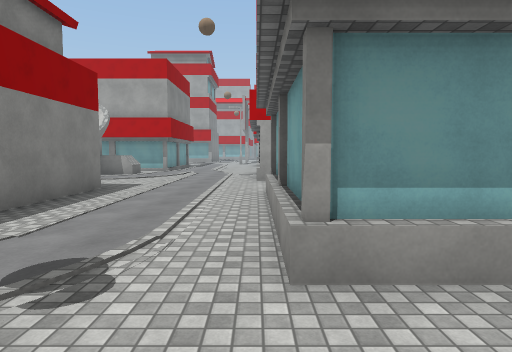
[1] (above)

24 first-person views from a walk through a Unity game level. The camera is 1.4 m above the floor, tilts 4° down and sees 75° across. The floor is counted in squares, 2 m on a side. Each view is taken from the middle of a square. On the plan, view 1 faces up. The plan holds only what a view shows up to about 10 squares ahead; the rest is blank. The place goes on beyond the plan. The player character is not drawn. Surface patterns are stand-ins for the level's own textures.

[2]
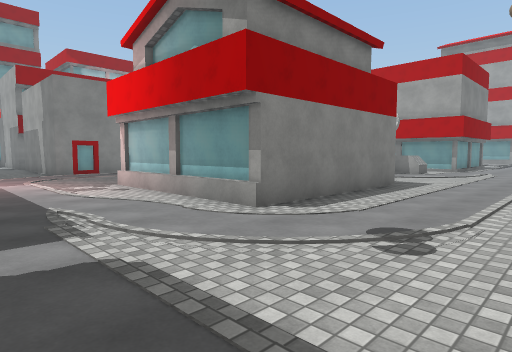

[3]
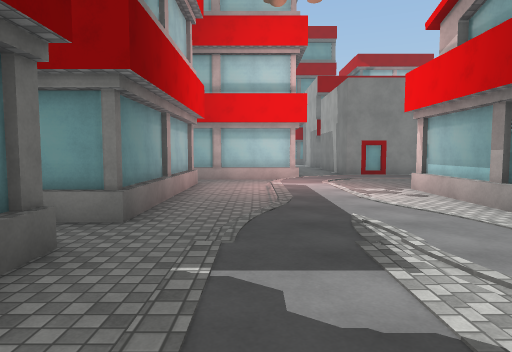

[4]
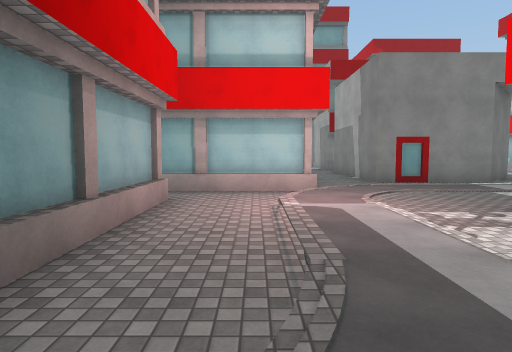

[5]
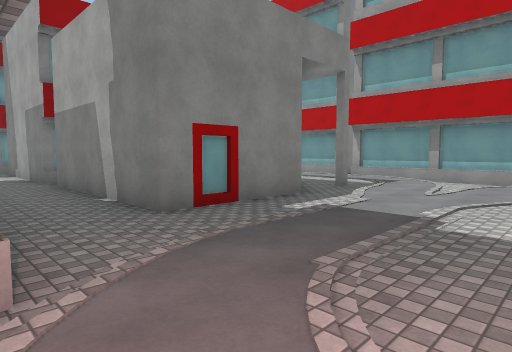

[6]
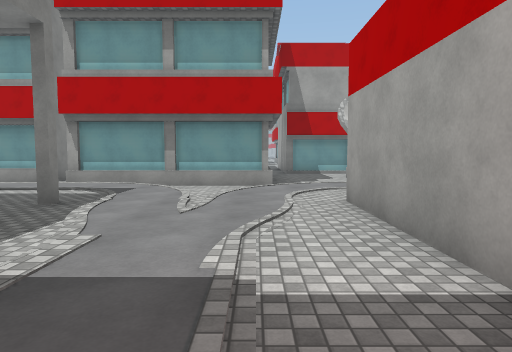

[7]
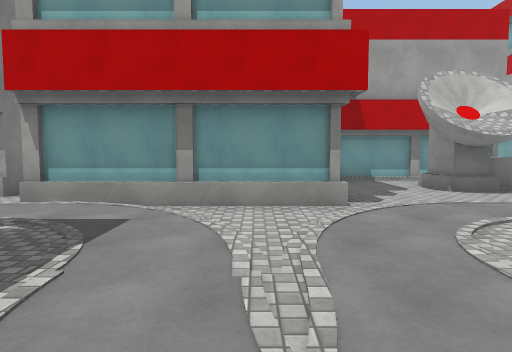

[8]
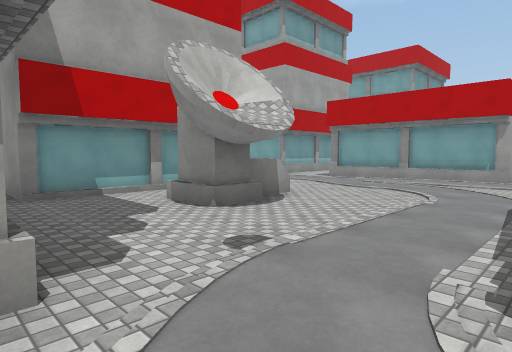

[9]
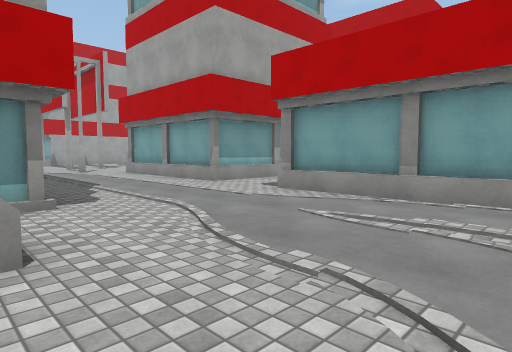

[10]
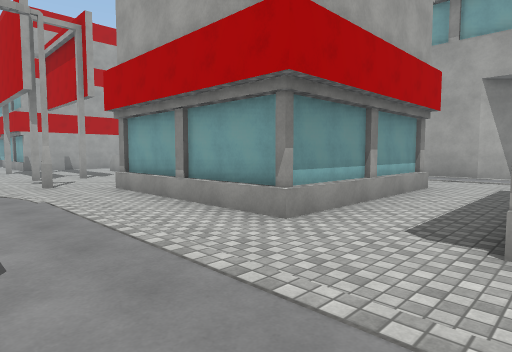

[11]
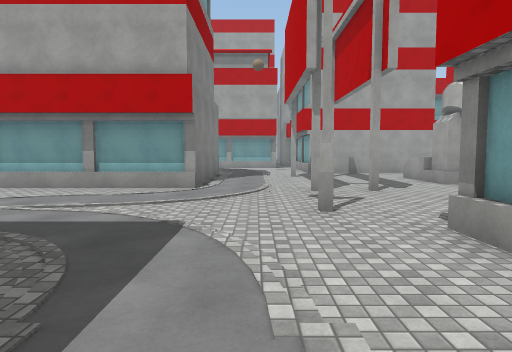

[12]
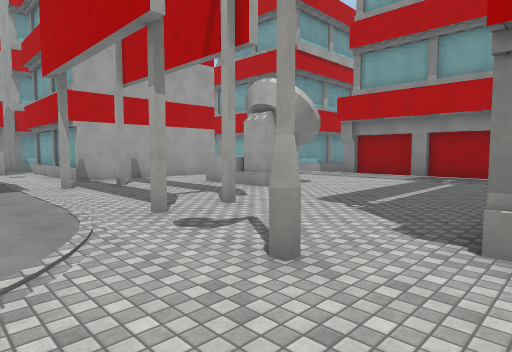

[13]
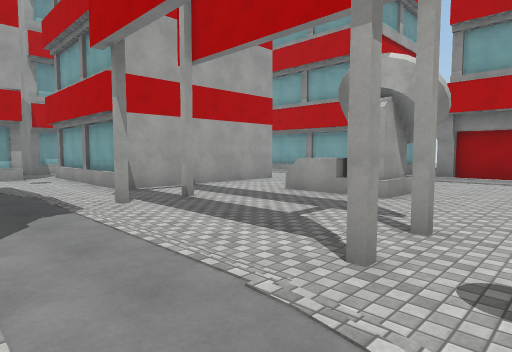

[14]
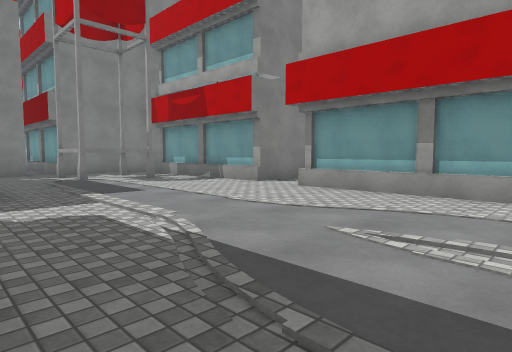

[15]
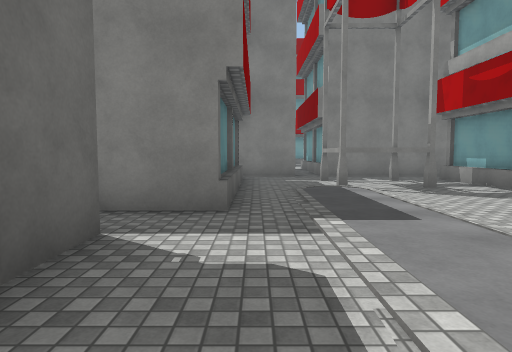

[16]
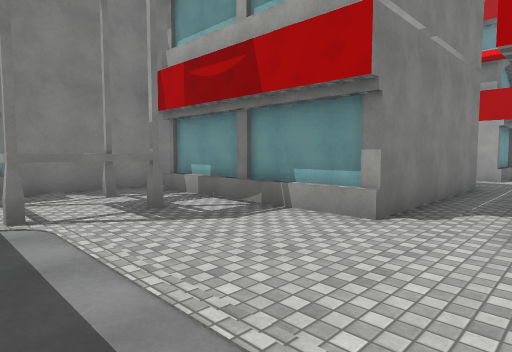

[17]
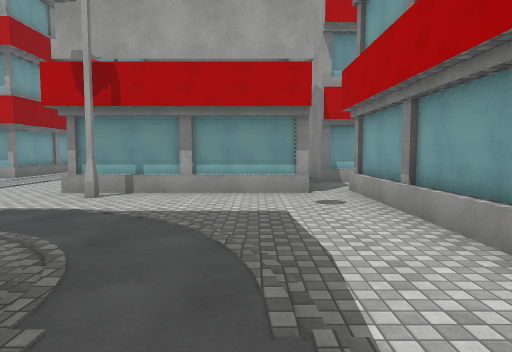

[18]
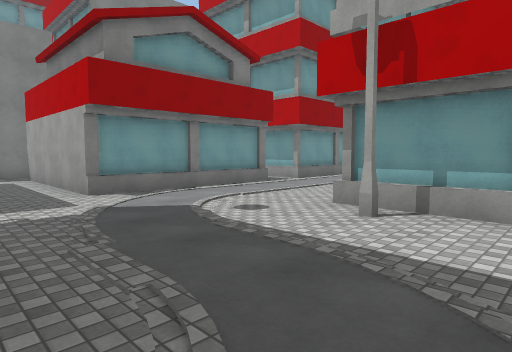

[19]
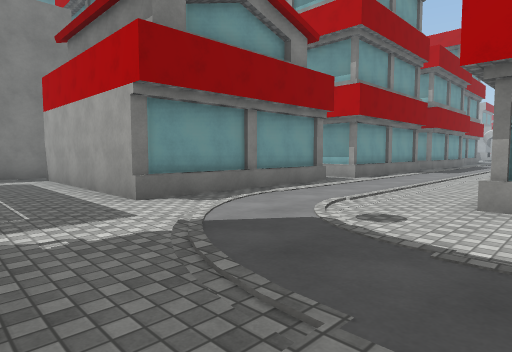

[20]
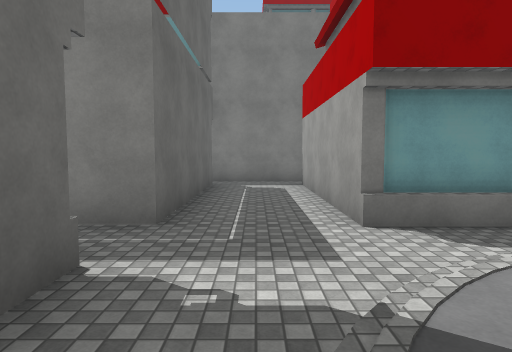

[21]
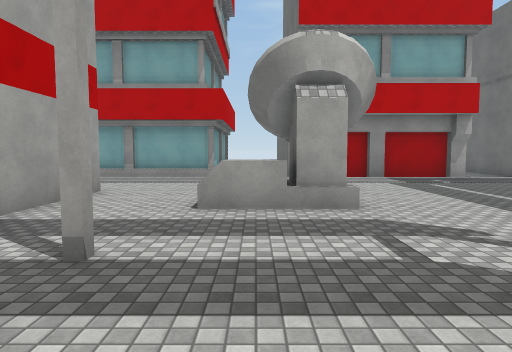

[22]
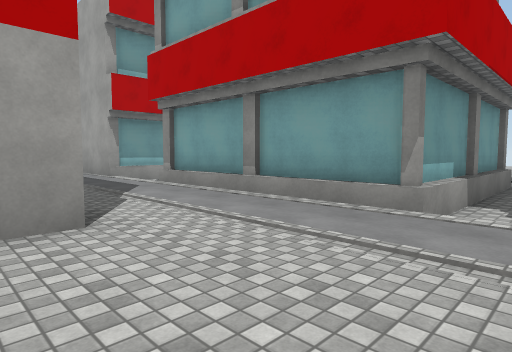

[23]
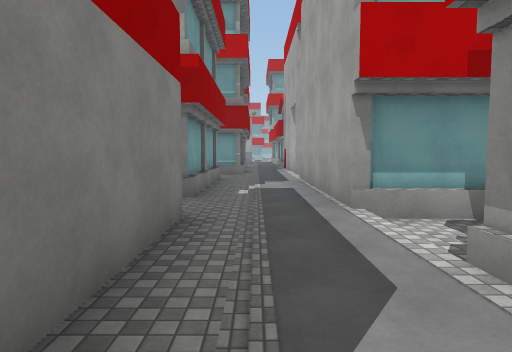

[24]
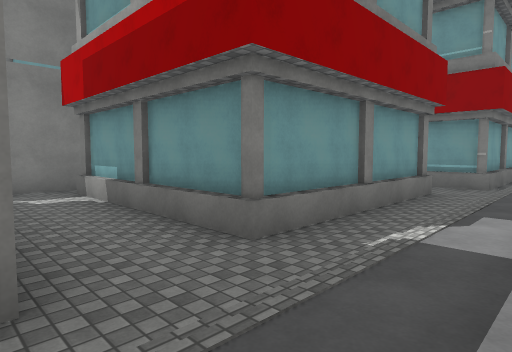

### Floor plan
Key: @ floor where view 1 was taken; # wall or solid block; . main floor; : floor 0.25 m higher than the main floor; / step, stairs or slope; B billboard; O other object.
Columns run from 18 left of view 1 to 10 right of it. Each row starts with its distance up from view 1.
 43                       #./
 42           :/          #./:
 41         # :/          #./:#
 40        ##.:/          #./:#
 39         ..:/     ######./:#
 38         #.:/     #....../:#
 37         #.:/     #....../:##
 36         #.:/#######    #//..
 35         #.:/.#....#    #/:.
 34     #####.:/......#    #/:#
 33   #......./::///..#    #/:#
 32   #........//:::/.######/:#
 31   #............:/......./:#
 30     #####.#    /:......./:#
 29         #.      :B.#..../:###
 28         #.    #/:....O../:
 27   #     #.    #/:....OO./:O
 26   #.#####.#####/:......./:O
 25   #............/:B.#..../:O
 24   #.##......../:/......./:O
 23  ##.##.//////::/.#....../:O
 22   #.../::::::://......../:#
 21   #.........//::/.#
 20   #######......:/.#
 19         #.#    /:.#
 18                /:.#
 17                /:.######/:
 16           #    /:......./:#
 15          .#####/:......./:
 14          .... ./:.#
 13          ..OOO./:.#
 12   #      ..OO..::/#
 11  ##.    #...../://#
 10   ..#####./////:/:##
  9   ::::/./:::::://:.
  8    ///:/:/... ../:.
  7    O.O:/:.#   #./:.#
  6     #./::.#   #./:.#
  5      ./:/.#   #./:.#
  4      ..:/.#   #./:.#
  3      ..:/.#####./:.#
  2 .......:/....../:/.##
  1 ......./://///:::...
  0        #/::::::///@
 -1        #...../:::::
 -2        #.........
 -3        #.#####.#
 -4              #

Positions as (right, up) in squares from view 1, and headings:
1: (0, 0), facing up
2: (0, -1), facing up-left
3: (-1, -1), facing left
4: (-4, -1), facing left
5: (-9, 0), facing up-left
6: (-10, 2), facing up
7: (-11, 5), facing up
8: (-10, 8), facing up-right
9: (-5, 10), facing up-right
10: (-3, 14), facing up-right
11: (-2, 18), facing up
12: (-3, 21), facing up-right
13: (-3, 24), facing up-right
14: (-4, 20), facing up-left
15: (-6, 21), facing left
16: (-8, 22), facing up-left
17: (-2, 29), facing up
18: (-3, 31), facing up-left
19: (-5, 31), facing up-left
20: (-6, 32), facing left
21: (-2, 28), facing right
22: (4, 28), facing up-right
23: (6, 32), facing up
24: (7, 36), facing up-left
